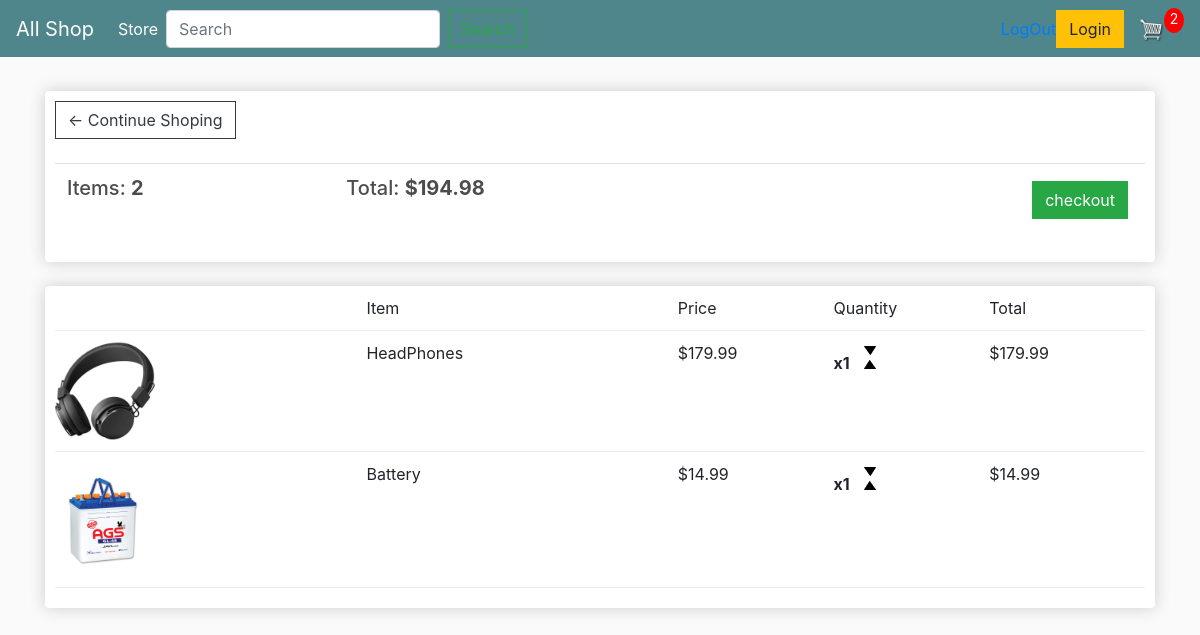
The app's page /cart/ (signed in) with its own data.
### app/models.py (models this page shows, shortened)
class Order(models.Model):
    customer = models.ForeignKey(Customer, on_delete=models.SET_NULL,null=True,blank=True)
    date_ordered = models.DateTimeField(auto_now_add=True)
    complete = models.BooleanField(default=False)
    transaction_id = models.CharField(max_length=100, null=True)
    @property
    def get_cart_total(self):
        orderitems = self.orderitem_set.all()
        total = sum([item.get_total for item in orderitems])
        return total
    @property
    def get_cart_items(self):
        orderitems = self.orderitem_set.all()
        total = sum([item.quantity for item in orderitems])
        return total

class OrderItem(models.Model):
    product = models.ForeignKey(Product,on_delete=models.SET_NULL,null=True)
    order = models.ForeignKey(Order,on_delete=models.SET_NULL,null=True)
    quantity = models.IntegerField(default=0,null=True,blank=True)
    date_added = models.DateTimeField(auto_now_add=True)
    @property
    def get_total(self):
        total = self.product.price * self.quantity
        return total

class Product(models.Model):
    name = models.CharField(max_length=200)
    price = models.DecimalField(max_digits=7, decimal_places=2)
    digital = models.BooleanField(default=False,null=True,blank=True)
    image = models.ImageField(null=True,blank= True)
    @property
    def imageURL(self):
        try:
            url = self.image.url
        except:
            url = ''
        return url

### app/views.py (the view)
# urls.py: path('cart/',views.cart,name='cart'),
def cart(request):
    cartDat = cartData(request)
    cartitem = cartDat['cartitem']
    order = cartDat['order']
    items = cartDat['items']
    context = {'items':items,'order':order,'cartitem': cartitem}
    return render(request, 'app/cart.html', context)

### app/utils.py (called while the page is built)
def cartData(request):
    if request.user.is_authenticated:
        customer = request.user.customer
        order, created = Order.objects.get_or_create(customer=customer,complete=False )
        items = order.orderitem_set.all()
        cartitem = order.get_cart_items
    else:
        cookieData = cookieCart(request)
        cartitem = cookieData['cartitem']
        order = cookieData['order']
        items = cookieData['items']
    return{'items':items,'order':order,'cartitem': cartitem}

### app/templates/app/cart.html
{% extends 'app/main.html' %}
{% load static %}
{% block content %}
    <div class = "row">
        <div class = "col-lg-12">
            <div class = "box-element">
                <a class= "btn btn-outline-dark" href = "{% url 'store' %}">&#x2190; Continue Shoping</a>
                <br>
                <br>
                <table class = "table">
                    <tr>
                        <th><h5>Items: <strong>{{ order.get_cart_items }}</strong></h5></th>
                        <th><h5>Total: <strong>${{ order.get_cart_total }}</strong></h5></th>
                        <th>
                            <a style = "float:right; margin:5px;" class = "btn btn-success" href = "{% url 'checkout' %}">checkout</a>
                        </th>
                    </tr>
                </table>
            </div>
            <br>
            <div class = "box-element">
                <div class = "cart-row">
                    <div style = "flex:2"></div>
                    <div style = "flex:2">Item</div>
                    <div style = "flex:1">Price</div>
                    <div style = "flex:1">Quantity</div>
                    <div style = "flex:1">Total</div>
                </div>
                {% for item in items %}
                <div class ="cart-row">
                    <div style = "flex:2"><img class="row-image" src ="{{ item.product.imageURL }}"></div>
                    <div style = "flex:2"><p>{{ item.product.name }}</p></div>
                    <div style = "flex:1"><p>${{ item.product.price|floatformat:2 }}</p></div>
                    <div style = "flex:1">
                        <p class = "quantity">x{{item.quantity}}</p>
                        <div class = "quantity">
                            <img data-product = "{{item.product.id}}" data-action = "add" class = "chg-quantity update-cart" src = "{% static 'images\2+arrow-down.png' %}">
                            <img data-product = "{{item.product.id}}" data-action = "remove" class = "chg-quantity update-cart" src = "{% static 'images\3+arrow-up.png' %}">
                        </div>
                    </div>
                    <div style = "flex:1"><p>${{ item.get_total }}</p></div>
                </div>
                {% endfor %}
            </div>
        </div>
    </div>
{% endblock content %}

### static/css/main.css (style rules this page uses)
body { background-color: hsl(0, 0%, 98%); }
h1,h2,h3,h4,h5,h6 { color:hsl(0, 0%, 30%); }
.box-element { box-shadow:hsl(0, 0%, 80%) 0 0 16px; background-color: #fff; border-radius: 4px; padding: 10px; }
.col-lg-4, .col-lg-6, .col-lg-8, .col-lg-12 { margin-top: 10px; }
.btn { border-radius: 0; }
.row-image { width: 100px; }
.cart-row { display: flex; align-items: flex-stretch; padding-bottom: 10px; margin-bottom: 10px; border-bottom: 1px solid #ececec; }
.quantity { display: inline-block; font-weight: 700; padding-right:10px; }
.chg-quantity { width: 12px; cursor: pointer; display: block; margin-top: 5px; transition:.1s; }

### app/templates/app/main.html (style rules this page uses)
body { background-color: hsl(0, 0%, 98%); }
h1,h2,h3,h4,h5,h6 { color:hsl(0, 0%, 30%); }
.box-element { box-shadow:hsl(0, 0%, 80%) 0 0 16px; background-color: #fff; border-radius: 4px; padding: 10px; }
.col-lg-4, .col-lg-6, .col-lg-8, .col-lg-12 { margin-top: 10px; }
.btn { border-radius: 0; }
.row-image { width: 100px; }
.cart-row { display: flex; align-items: flex-stretch; padding-bottom: 10px; margin-bottom: 10px; border-bottom: 1px solid #ececec; }
.quantity { display: inline-block; font-weight: 700; padding-right:10px; }
.chg-quantity { width: 12px; cursor: pointer; display: block; margin-top: 5px; transition:.1s; }

### records on screen
Order: get_cart_items "2", get_cart_total "194.98"
OrderItem: product.imageURL (picture), product.name "HeadPhones", product.price "179.99", quantity "1", get_total "179.99"
OrderItem: product.imageURL (picture), product.name "Battery", product.price "14.99", quantity "1", get_total "14.99"

### other values on screen
{{ cartitem }} "2"
